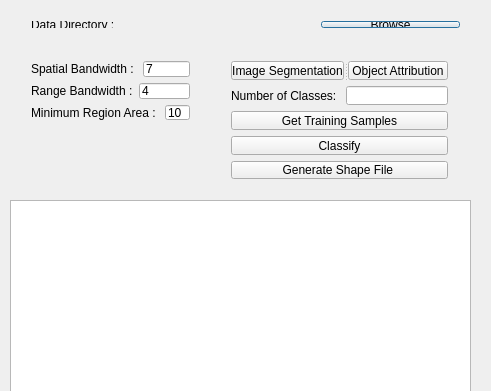
<?xml version="1.0" encoding="UTF-8"?>
<ui version="4.0">
 <class>MainWindow</class>
 <widget class="QDialog" name="MainWindow">
  <property name="geometry">
   <rect>
    <x>0</x>
    <y>0</y>
    <width>491</width>
    <height>391</height>
   </rect>
  </property>
  <property name="windowTitle">
   <string>MainWindow</string>
  </property>
  <widget class="QTextBrowser" name="textBrowser">
   <property name="geometry">
    <rect>
     <x>10</x>
     <y>200</y>
     <width>461</width>
     <height>192</height>
    </rect>
   </property>
  </widget>
  <widget class="QWidget" name="layoutWidget">
   <property name="geometry">
    <rect>
     <x>20</x>
     <y>10</y>
     <width>451</width>
     <height>29</height>
    </rect>
   </property>
   <layout class="QHBoxLayout" name="horizontalLayout">
    <item>
     <widget class="QLabel" name="label">
      <property name="text">
       <string>Data Directory :</string>
      </property>
     </widget>
    </item>
    <item>
     <widget class="QLabel" name="label_2">
      <property name="text">
       <string/>
      </property>
     </widget>
    </item>
    <item>
     <widget class="QPushButton" name="pushButton">
      <property name="text">
       <string>Browse</string>
      </property>
     </widget>
    </item>
   </layout>
  </widget>
  <widget class="QWidget" name="layoutWidget">
   <property name="geometry">
    <rect>
     <x>20</x>
     <y>50</y>
     <width>181</width>
     <height>81</height>
    </rect>
   </property>
   <layout class="QVBoxLayout" name="verticalLayout_2">
    <item>
     <layout class="QHBoxLayout" name="horizontalLayout_2">
      <item>
       <widget class="QLabel" name="label_3">
        <property name="text">
         <string>Spatial Bandwidth : </string>
        </property>
       </widget>
      </item>
      <item>
       <widget class="QLineEdit" name="lineEdit">
        <property name="text">
         <string>7</string>
        </property>
       </widget>
      </item>
     </layout>
    </item>
    <item>
     <layout class="QHBoxLayout" name="horizontalLayout_3">
      <item>
       <widget class="QLabel" name="label_4">
        <property name="text">
         <string>Range Bandwidth :</string>
        </property>
       </widget>
      </item>
      <item>
       <widget class="QLineEdit" name="lineEdit_2">
        <property name="text">
         <string>4</string>
        </property>
       </widget>
      </item>
     </layout>
    </item>
    <item>
     <layout class="QHBoxLayout" name="horizontalLayout_4">
      <item>
       <widget class="QLabel" name="label_5">
        <property name="text">
         <string>Minimum Region Area : </string>
        </property>
       </widget>
      </item>
      <item>
       <widget class="QLineEdit" name="lineEdit_3">
        <property name="text">
         <string>10</string>
        </property>
       </widget>
      </item>
     </layout>
    </item>
   </layout>
  </widget>
  <widget class="QWidget" name="">
   <property name="geometry">
    <rect>
     <x>220</x>
     <y>50</y>
     <width>239</width>
     <height>140</height>
    </rect>
   </property>
   <layout class="QVBoxLayout" name="verticalLayout">
    <item>
     <widget class="QSplitter" name="splitter">
      <property name="orientation">
       <enum>Qt::Horizontal</enum>
      </property>
      <widget class="QPushButton" name="pushButton_2">
       <property name="text">
        <string>Image Segmentation</string>
       </property>
      </widget>
      <widget class="QPushButton" name="pushButton_3">
       <property name="text">
        <string>Object Attribution</string>
       </property>
      </widget>
     </widget>
    </item>
    <item>
     <layout class="QHBoxLayout" name="horizontalLayout_5">
      <item>
       <widget class="QLabel" name="label_6">
        <property name="text">
         <string>Number of Classes: </string>
        </property>
       </widget>
      </item>
      <item>
       <widget class="QLineEdit" name="lineEdit_4"/>
      </item>
     </layout>
    </item>
    <item>
     <widget class="QPushButton" name="pushButton_4">
      <property name="text">
       <string>Get Training Samples</string>
      </property>
     </widget>
    </item>
    <item>
     <widget class="QPushButton" name="pushButton_5">
      <property name="text">
       <string>Classify</string>
      </property>
     </widget>
    </item>
    <item>
     <widget class="QPushButton" name="pushButton_6">
      <property name="text">
       <string>Generate Shape File </string>
      </property>
     </widget>
    </item>
   </layout>
  </widget>
 </widget>
 <layoutdefault spacing="6" margin="11"/>
 <resources/>
 <connections/>
</ui>
